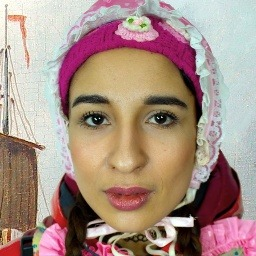
#> input picture data/deepfake_dataset/test/FAKE/fake_002702.jpg, 256 x 256 px
$ python -i frequency_analysis.py   (imports and definitions only)
#> lines starting #> are read from the running program, lines starting #| are printed output that depends on the picture
import numpy as np
import matplotlib
import matplotlib.pyplot as plt
from PIL import Image


# Sentinel value returned when analysis cannot proceed.
_ZERO_RATIOS = {"low": 0.0, "mid": 0.0, "high": 0.0}


def _make_blank_figure():
    """Return a placeholder figure for cases where FFT cannot be computed."""
    matplotlib.use("Agg")
    fig, ax = plt.subplots(figsize=(6, 6))
    ax.text(0.5, 0.5, "FFT unavailable", ha="center", va="center",
            fontsize=14, color="#888")
    ax.set_facecolor("#0a0e1a")
    fig.patch.set_facecolor("#0a0e1a")
    ax.axis("off")
    fig.tight_layout()
    return fig


def analyze_frequency(image):
    """
    Analyze the frequency components of an image
    using the Fast Fourier Transform (FFT).

    Computes the 2D FFT, produces a centered log-magnitude spectrum,
    and calculates low-, mid-, and high-frequency energy ratios using
    circular (radial) frequency masks.

    Band definitions (based on radial distance from centre, normalised
    to half the image size):
        - Low:  distance <= 0.15  (coarse structure, uniform regions)
        - Mid:  0.15 < distance <= 0.50  (textures, edges)
        - High: distance > 0.50  (fine detail, noise, compression artefacts)

    These frequency ratios are descriptive image statistics.  They are
    **not** standalone proof of a deepfake — they are shown for
    educational and research purposes alongside the model's prediction.

    Args:
        image: PIL Image (any mode — will be converted to grayscale).

    Returns:
        figure: matplotlib Figure showing the FFT log-magnitude spectrum.
        frequency_ratios: dict with keys 'low', 'mid', 'high', each a float
            in [0, 1] representing the fraction of total spectral energy in
            that band.  All three sum to 1.0 (or 0.0 if the image is blank).
    """

    # ── Input validation ──
    if image is None:
        return _make_blank_figure(), dict(_ZERO_RATIOS)

    if not isinstance(image, Image.Image):
        try:
            image = Image.open(image)
#> image is the input picture: PIL image 256x256 RGB; mean R, G, B 169, 144.3, 133.4
        except Exception:
            return _make_blank_figure(), dict(_ZERO_RATIOS)

    try:
        # Convert image to grayscale
        grayscale = image.convert("L")
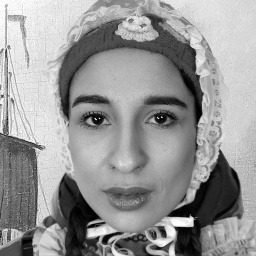
#> grayscale: PIL image 256x256 L; min 0, max 255, mean 150.5
    except Exception:
        return _make_blank_figure(), dict(_ZERO_RATIOS)

    # Resize for consistent analysis
    grayscale = grayscale.resize((224, 224))
#> grayscale: PIL image 224x224 L

    # Convert image to a NumPy array
    image_array = np.asarray(grayscale, dtype=np.float32)

    # Apply 2D FFT
    fft_result = np.fft.fft2(image_array)

    # Shift low frequencies to the center
    fft_shifted = np.fft.fftshift(fft_result)

    # Calculate log magnitude spectrum
    magnitude = np.log1p(np.abs(fft_shifted))
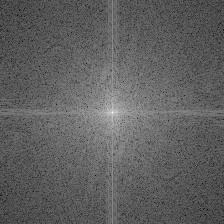
#> magnitude: shape (224, 224) float64; min 2.47, max 15.84, mean 7.51; drawn with min black and max white

    # Create frequency spectrum visualization
    figure, axis = plt.subplots(figsize=(6, 6))
    axis.imshow(magnitude, cmap="inferno")
    axis.set_title("FFT Frequency Spectrum")
    axis.axis("off")
    figure.tight_layout()

    # ---- Frequency band energy ratios ----
    height, width = image_array.shape
#> height = 224; width = 224
    center_y, center_x = height // 2, width // 2
#> center_y = 112; center_x = 112
    max_radius = min(height, width) / 2.0
#> max_radius = 112

    # Build radial distance map
    y, x = np.ogrid[:height, :width]
#> y = 224 values from 0 to 223
    distance = np.sqrt(
        (y - center_y) ** 2 + (x - center_x) ** 2
    )

    # Normalise distance so that 1.0 = half the image dimension
    distance_norm = distance / max_radius

    # Band boundaries (fraction of max_radius)
    LOW_CUTOFF = 0.15   # <= 15% radius
    MID_CUTOFF = 0.50   # 15%–50% radius
    # High = everything beyond 50% radius

    low_mask = distance_norm <= LOW_CUTOFF
    mid_mask = (distance_norm > LOW_CUTOFF) & (distance_norm <= MID_CUTOFF)
    high_mask = distance_norm > MID_CUTOFF

    # Power spectrum (energy)
    power_spectrum = np.abs(fft_shifted) ** 2
    total_energy = power_spectrum.sum()
#> total_energy = 6.72e+13

    # Compute ratios safely
    if total_energy > 0:
        low_ratio = float(power_spectrum[low_mask].sum() / total_energy)
#> low_ratio = 0.981
        mid_ratio = float(power_spectrum[mid_mask].sum() / total_energy)
#> mid_ratio = 0.0153
        high_ratio = float(power_spectrum[high_mask].sum() / total_energy)
#> high_ratio = 0.00334
    else:
        # Blank or constant image — no spectral energy
        low_ratio = 0.0
        mid_ratio = 0.0
        high_ratio = 0.0

    frequency_ratios = {
        "low": low_ratio,
        "mid": mid_ratio,
        "high": high_ratio,
    }
#> frequency_ratios = {'low': 0.981, 'mid': 0.0153, 'high': 0.00334}

    return figure, frequency_ratios

>>> result = analyze_frequency('data/deepfake_dataset/test/FAKE/fake_002702.jpg')

$ run again, on data/deepfake_dataset/test/FAKE/fake_002704.jpg
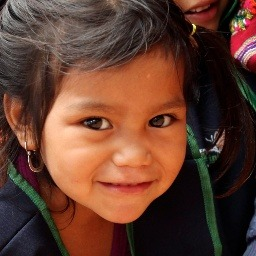
#> input picture data/deepfake_dataset/test/FAKE/fake_002704.jpg, 256 x 256 px
#> in analyze_frequency, image is the input picture: PIL image 256x256 RGB; mean R, G, B 98.6, 60.7, 46.1
#> in analyze_frequency, `grayscale = image.convert("L")`:
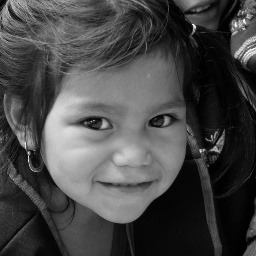
#> grayscale: PIL image 256x256 L; min 0, max 247, mean 70.3
#> in analyze_frequency, `magnitude = np.log1p(np.abs(fft_shifted))`:
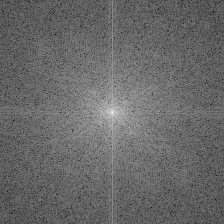
#> magnitude: shape (224, 224) float64; min 1.85, max 15.08, mean 7.29; drawn with min black and max white
#> total_energy = 2.02e+13
#> low_ratio = 0.972
#> mid_ratio = 0.0221
#> high_ratio = 0.00587
#> frequency_ratios = {'low': 0.972, 'mid': 0.0221, 'high': 0.00587}

$ run again, on data/deepfake_dataset/test/FAKE/fake_002712.jpg
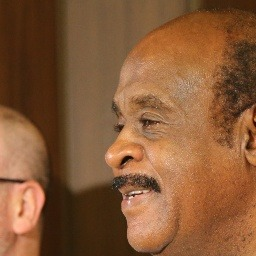
#> input picture data/deepfake_dataset/test/FAKE/fake_002712.jpg, 256 x 256 px
#> in analyze_frequency, image is the input picture: PIL image 256x256 RGB; mean R, G, B 134.8, 89.6, 55.5
#> in analyze_frequency, `grayscale = image.convert("L")`:
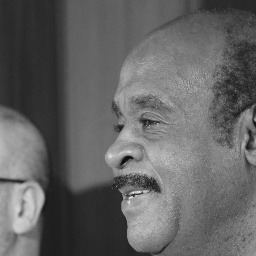
#> grayscale: PIL image 256x256 L; min 10, max 240, mean 99.3
#> in analyze_frequency, `magnitude = np.log1p(np.abs(fft_shifted))`:
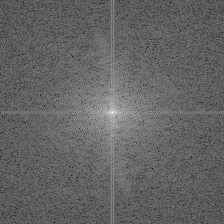
#> magnitude: shape (224, 224) float64; min 1.44, max 15.42, mean 6.95; drawn with min black and max white
#> total_energy = 2.91e+13
#> low_ratio = 0.991
#> mid_ratio = 0.00683
#> high_ratio = 0.00194
#> frequency_ratios = {'low': 0.991, 'mid': 0.00683, 'high': 0.00194}

$ run again, on data/deepfake_dataset/test/FAKE/fake_002720.jpg
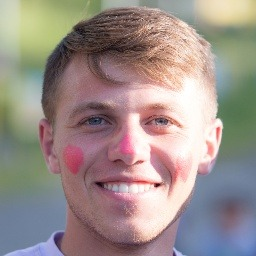
#> input picture data/deepfake_dataset/test/FAKE/fake_002720.jpg, 256 x 256 px
#> in analyze_frequency, image is the input picture: PIL image 256x256 RGB; mean R, G, B 156.1, 143.2, 138.7
#> in analyze_frequency, `grayscale = image.convert("L")`:
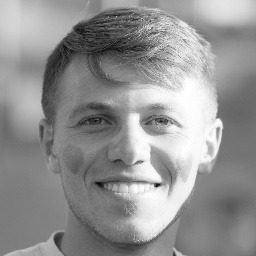
#> grayscale: PIL image 256x256 L; min 6, max 255, mean 146.5
#> in analyze_frequency, `magnitude = np.log1p(np.abs(fft_shifted))`:
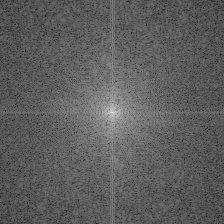
#> magnitude: shape (224, 224) float64; min 1.8, max 15.81, mean 7; drawn with min black and max white
#> total_energy = 6.02e+13
#> low_ratio = 0.995
#> mid_ratio = 0.0043
#> high_ratio = 0.00106
#> frequency_ratios = {'low': 0.995, 'mid': 0.0043, 'high': 0.00106}
